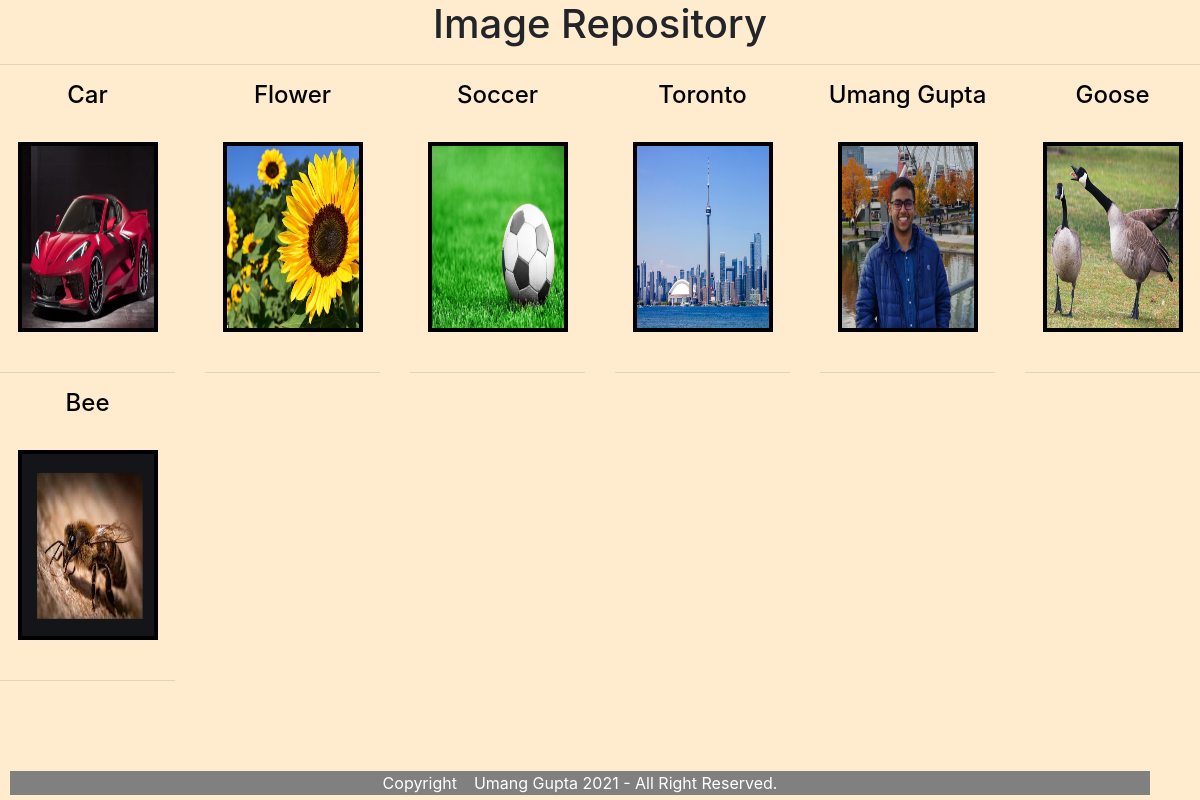
The page / on the database its author committed.
### imageRepo/models.py (models this page shows)
class imageRepo(models.Model):
    title = models.CharField(max_length=100)
    upload = models.ImageField(upload_to='images/')

### imageRepo/views.py (the view)
# urls.py: path('', views.displayImg)
def displayImg(request):
    display = imageRepo.objects.all()
    return render(request, 'index.html', {'imageRepo': display})

### templates/index.html (shortened to what this page needs)
<!DOCTYPE html>
<head>
      <link rel="stylesheet" href="https://stackpath.bootstrapcdn.com/bootstrap/4.4.1/css/bootstrap.min.css">
</head>
<body style="background-color: blanchedalmond;">
    <center>
        <h1>Image Repository</h1>
        <hr/>
    </center>
    <div class="images">
        <div class="row">
        {% for results in imageRepo %}
        <div class="col-2">
        <h4 style="color:black; text-align:center;">{{results.title}}</h4>
        <br>
        <img src="{{results.upload.url}}" height="190" width="140" alt="{{results.title}}" title="{{results.title}}" class="center" style="border:4px solid black;" >
        <br>
        <hr>
    </div>
        {% endfor %}
    </div>
    <div class="footer">
        Copyright &ensp; Umang Gupta 2021 - All Right Reserved.
    </div>
</div>
</body>
</html>

### templates/index.html (style rules this page uses)
.center { display: block; margin-left: auto; margin-right: auto; width: 80%; }
.footer { position: fixed; left: 10px; bottom: 5px; right: 10px; width: 95%; background-color: gray; color: white; text-align: center; }

### rows shown on the page
imageRepo: title "Car", upload (picture)
imageRepo: title "Flower", upload (picture)
imageRepo: title "Soccer", upload (picture)
imageRepo: title "Toronto", upload (picture)
imageRepo: title "Umang Gupta", upload (picture)
imageRepo: title "Goose", upload (picture)
imageRepo: title "Bee", upload (picture)
